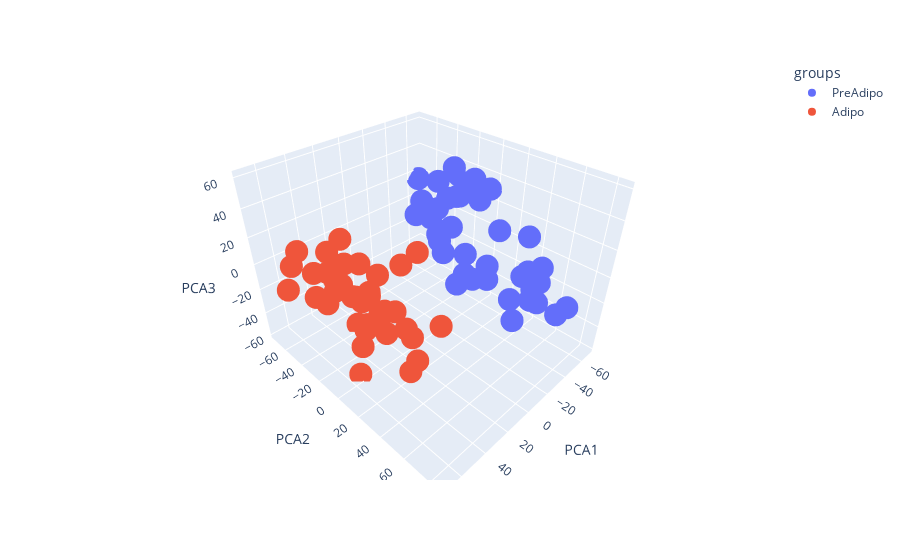

This figure's notebook cell:
### Markdown cell above
h)

### Code cell
X = transcriptomics_transf.T.to_numpy(dtype=float)
pca = PCA(n_components=3)
pca_output_log = pca.fit_transform(X)
pca_output_log_df = pd.DataFrame(pca_output_log, columns=['PCA1', 'PCA2', 'PCA3'])
pca_output_log_df["groups"] =dict_sample.values()

fig = px.scatter_3d(pca_output_log_df, x='PCA1', y='PCA2', z='PCA3', color="groups")
fig.show()

### Figure 1 — Plotly figure (JSON) as saved in the notebook; plotly's stock layout.template omitted (floating-point values rounded to 4 significant figures)
{"data": [{"hovertemplate": "groups=PreAdipo<br>PCA1=%{x}<br>PCA2=%{y}<br>PCA3=%{z}<extra></extra>", "legendgroup": "PreAdipo", "marker": {"color": "#636efa", "symbol": "circle"}, "mode": "markers", "name": "PreAdipo", "scene": "scene", "showlegend": true, "type": "scatter3d", "x": [-42.83, -46.52, -63.71, -57.73, -49.4, -46.01, -37.49, -62.77, -55.12, -33.8, -37.04, -52.2, -37.75, -52.29, -68.84, -57.39, -45.85, -32.65, -53.6, -62.97, -44.64, -55.14, -64.0, -48.41, -47.62, -54.91, -66.13, -34.15, -54.24, -31.14, -36.39, -25.5, -41.47, -68.5, -37.13, -37.03, -46.11, -47.04, -55.69, -54.33], "y": [58.87, -5.596, -33.93, -67.49, -52.32, -19.15, 41.62, -0.2628, -41.72, 77.8, 29.1, -5.37, 61.54, -14.66, -33.79, -25.12, 56.65, 84.39, -39.67, -27.33, 52.04, -2.418, -49.88, 45.89, -13.52, -38.97, -73.26, 58.6, 39.97, 60.93, 10.44, 12.14, -22.2, -4.35, 45.8, 49.04, -39.64, 14.08, -32.25, 9.157], "z": [7.352, -14.51, 37.01, -11.25, 9.424, 2.231, -23.69, 32.63, 4.932, -12.86, 23.5, 41.54, -15.2, 29.25, 29.61, 20.01, -6.535, -2.855, -15.53, 17.52, -1.126, 26.37, 21.12, -4.821, -45.63, -21.84, 14.95, -12.87, 16.3, -1.83, -22.84, -12.11, -18.5, 28.99, -39.05, -0.9962, 1.666, -15.27, 16.75, -32.95]}, {"hovertemplate": "groups=Adipo<br>PCA1=%{x}<br>PCA2=%{y}<br>PCA3=%{z}<extra></extra>", "legendgroup": "Adipo", "marker": {"color": "#EF553B", "symbol": "circle"}, "mode": "markers", "name": "Adipo", "scene": "scene", "showlegend": true, "type": "scatter3d", "x": [57.59, 62.47, 51.33, 46.82, 46.83, 34.37, 51.97, 61.29, 67.56, 61.6, 29.62, 42.86, 38.32, 59.14, 66.0, 63.52, 25.17, 68.22, 50.72, 32.39, 34.09, 26.88, 20.4, 38.83, 67.61, 29.71, 69.9, 48.39, 35.71, 62.47, 31.92, 35.72, 64.16, 55.23, 64.14, 53.78, 69.01, 61.58, 30.88, 27.24], "y": [-24.5, 4.259, 48.61, 36.82, 34.23, 48.29, -22.46, -29.19, -32.65, -29.96, -44.71, 5.063, 33.65, -11.81, 53.78, -4.613, -42.2, 22.95, 22.07, -15.96, -32.1, 17.09, -6.047, -50.77, -52.21, -5.109, 29.41, -21.23, -19.25, 17.92, -6.816, -11.37, 34.66, -17.46, 15.37, -3.433, 1.025, -54.19, -23.49, -28.86], "z": [-10.68, 50.04, 57.57, -31.62, -0.6945, 2.283, 9.457, 11.54, 28.02, -6.535, -4.818, -17.97, -31.31, 6.601, 60.35, 28.14, -58.06, -6.847, -9.263, -13.9, -22.46, -31.36, -28.07, -10.26, -9.849, -21.4, 10.23, 0.5121, 10.63, 17.85, 6.707, -6.599, 21.12, 10.19, 20.4, -58.78, 43.88, 4.279, -43.37, -24.88]}], "layout": {"legend": {"title": {"text": "groups"}, "tracegroupgap": 0}, "margin": {"t": 60}, "scene": {"domain": {"x": [0, 1], "y": [0, 1]}, "xaxis": {"title": {"text": "PCA1"}}, "yaxis": {"title": {"text": "PCA2"}}, "zaxis": {"title": {"text": "PCA3"}}}}}
